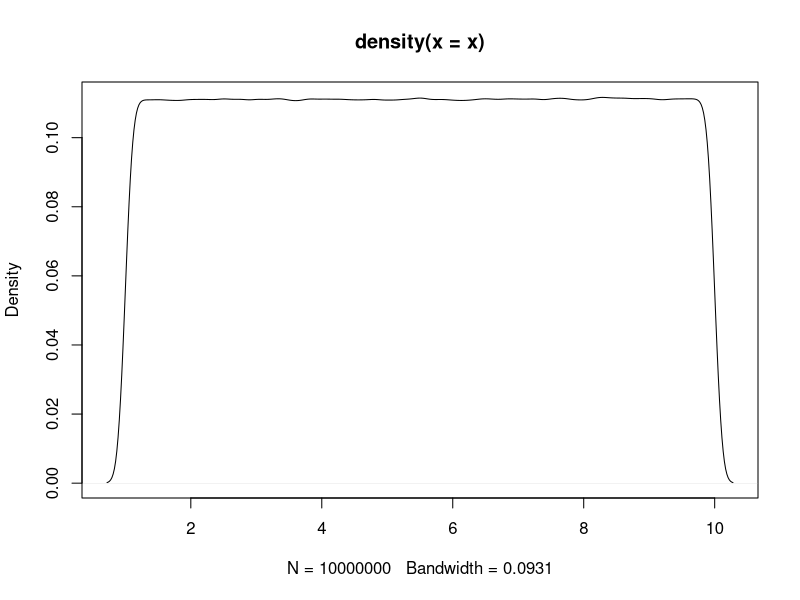
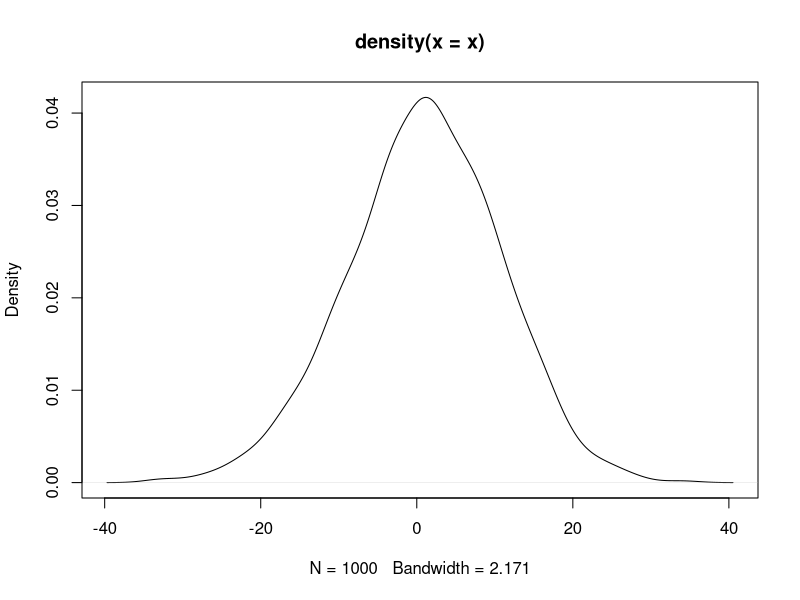
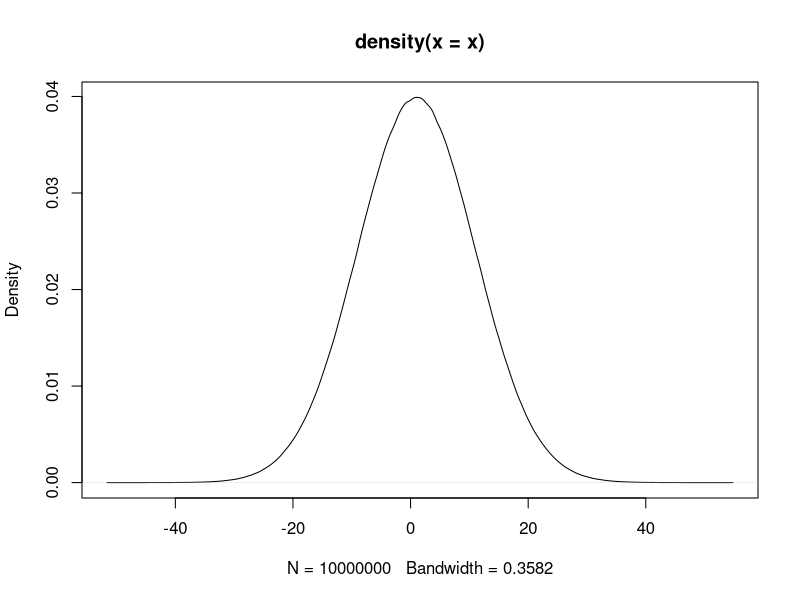

R code for these plots, in order:
## ---- chunk 1
knitr::opts_chunk$set(cache = T, warning = F, message = FALSE, class.output = "output")
library(knitr)
library(kableExtra)
library(tidyverse)
## ---- chunk 2
a <- 1
b <- c(1, 2, 3, 4)
c <- c("1", "2", "3", "4")
d <- c(b, a)
e <- "abcd"
## ---- chunk 3
income <- c(70100, 51300, 51100, 48400, 47600, 43000)
county <- c("台北", "新北", "桃園", "高雄", "台中", "台南")
population <- c(2.6, 3.9, 2.2, 2.7, 2.8, 1.8)
area <- c(271.8, 2052.5, 1221, 2951.9, 2214.9, 2191.7)
income
county[c(5, 3, 1)]
county <- county[c(5, 3, 1)]
county
area
population
## ---- chunk 4
a <- seq(11, 99, 11)
a
b <- 11:20
b
## ---- chunk 5
x <- runif(10000000, 1, 10) # uniform dist, n=1000
plot(density(x))
x <- rnorm(1000, 1, 10) # uniform dist, n=1000
plot(density(x))
x <- rnorm(10000000, 1, 10) # normal dist, n=1000
plot(density(x))
## ---- chunk 6
county
income
head(county)
tail(county)
length(county)
mode(county)
class(county)
# View(county)
length(county)
length(income)
## ---- chunk 7
county
county[c(5, 3, 1)] # how about country[c(1, 3, 5)]
county[3:6] # is it equal to country[c(3, 4, 5, 6)]
a <- 11:19
a[3:length(a)]
a[length(a):3]
## ---- chunk 8
b <- 11:20
b[-(3:5)]
b[-c(1, 3, 5)]
b
## ---- chunk 9
b <- b[-(3:5)]
b

a <- seq(11, 99, 11)
a <- a[-c(1, 3, 5)]
a

## ---- chunk 10
a <- 1:10
a <- c(a, 11)
a
b
a <- c(a, b)
a
a <- c(a, a, b)
a
## ---- chunk 11
a <- 11:19
a + 3
a / 2

a %% 2
a %/% 2
a %% 2== 0
which(a %% 2== 0)
a[which(a%% 2 == 0)]
a[c(2, 4, 6, 8)]
a %% 2 != 0
a[a%% 2 == 0]
a[a%%2 != 0]
a <- a %% 2 	# modular arithmetic, get the reminder
a <- a %/% 2 	# Quotient

## ---- chunk 12
a %% 2 == 0 	# deteting odd/even number
a %% 2 != 0
a[a%%2==0]
a > b
income > mean(income)

TRUE == T 		# == equal to,
TRUE != F    	# != Not equal to

any(a>11) # is there any element larger than 1
all(a>11) # are all elements larger than 1

## ---- chunk 13
a <- seq(11, 55, 11)
a[c(T, F, T, F, T)]
a[a%%2==1]
a%%2
a%%2==1
a <- c("你好","你好棒棒","你好棒","你真的好棒")
a[nchar(a)>3]

# which will return "index-of"
a <- seq(11, 55, 11)
a[which(a%%2==1)]
which(a%%2==1)
## ---- chunk 14
x <- c(33, 55, 22, 13, 4, 24)
mode(x)
class(x)
sort(x)
# x <- sort(x) # assign to replace original x
order(x) 
x[order(x)]
x[c(5, 4, 3, 6, 1, 2)]
## ---- chunk 15
a <- 11:19
min(a); max(a); mean(a); median(a); sd(a)
log2(a)
log1p(a)
?log1p
## ---- chunk 16
mode(county)				# character
mode(income)					# numeric
mode(income > mean(income))	# logical

testing <- c("26.142", "12.008", "7.032", "13.646", "4.589")
mode(testing)				# character

## ---- chunk 17
income.c <- as.character(income)
population.c <- as.numeric(population)

a <- seq(11, 99, 11)
a <- c(a, "100")

a <- seq(11, 99, 11)
sum(a%%2==1)


max(a)
## ---- chunk 18
a <- seq(11, 55, 11)
paste("A", a)		# concatenate
paste0("A", a)		# concatenate
